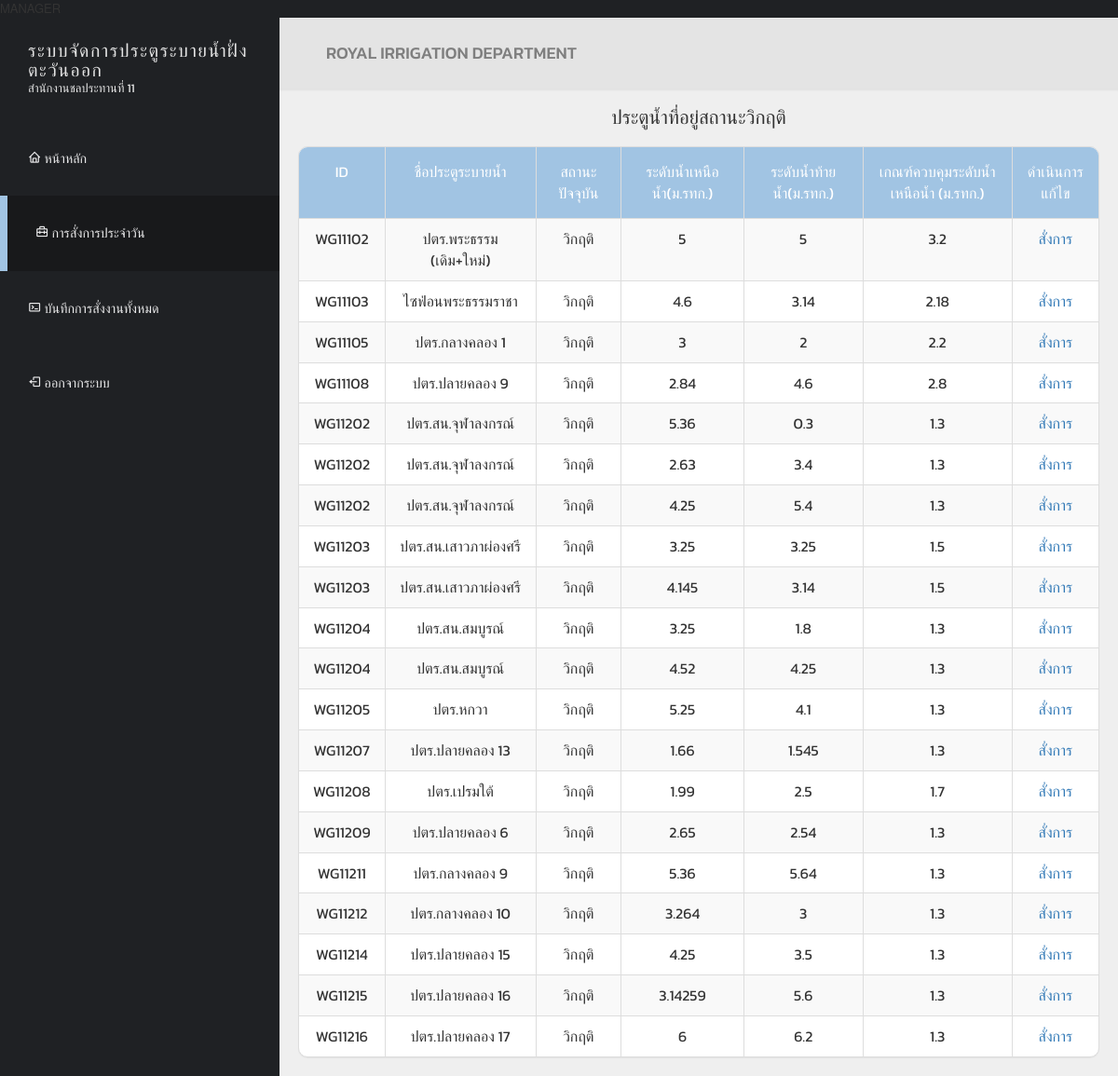
Screenshot of /view/manager/manager-assignment-order.php (signed in) with the database file from the repository.
### tables this page shows
CREATE TABLE `daily_report` (
  `report_ID` int(11) NOT NULL,
  `employee_ID` varchar(255) NOT NULL,
  `watergate_ID` varchar(255) NOT NULL,
  `upstream` float NOT NULL,
  `downstream` float NOT NULL,
  `flow_rate` float NOT NULL,
  `report_time` timestamp NOT NULL DEFAULT CURRENT_TIMESTAMP ON UPDATE CURRENT_TIMESTAMP
);

CREATE TABLE `watergate` (
  `watergate_ID` varchar(255) NOT NULL,
  `gate_name` varchar(255) NOT NULL,
  `gate_status` int(1) NOT NULL DEFAULT '0',
  `water_source_name` varchar(255) DEFAULT NULL,
  `criterion` float DEFAULT NULL
);

### view/manager/manager-assignment-order.php (the view, shortened to what this page needs)
<?php
    require_once '../../db.php';
    $sql = "SELECT w.*, r.*
    FROM watergate w
    INNER JOIN (
        SELECT watergate_ID, MAX(report_time) AS max_report_time
        FROM daily_report
        GROUP BY watergate_ID
    ) latest_reports
    ON w.watergate_ID = latest_reports.watergate_ID
    JOIN daily_report r
    ON latest_reports.watergate_ID = r.watergate_ID AND latest_reports.max_report_time = r.report_time WHERE w.gate_status = 1;";
    $stmt = $conn->prepare($sql);
    $stmt->execute();
?>
<!DOCTYPE html>
<html lang="en">
<head>
  <link href='https://font.googleapis.com/css2?family=Poppins:wght@300;400;500;600;700;800;900&display=swap' rel='stylesheet' type='text/css'>
  <link href="../../css/font-awesome.min.css" rel="stylesheet">
  <link href="../../css/bootstrap.min.css" rel="stylesheet">
  <link href="../../css/templatemo-style.css" rel="stylesheet">
  <link href='https://unpkg.com/boxicons@2.1.4/css/boxicons.min.css' rel='stylesheet'>
</head>
<body>
  <div class="templatemo-flex-row">
    <div class="templatemo-sidebar">
      <header class="templatemo-site-header">
        <h1>ระบบจัดการประตูระบายน้ำฝั่งตะวันออก</h1>
        <p>สำนักงานชลประทานที่ 11</p>
      </header>
      <nav class="templatemo-left-nav">
        <ul>
          <li><a href="manager-home.php"><i class='bx bx-home' ></i> หน้าหลัก</a></li>
          <li><a href="#" class="active"><i class='bx bx-briefcase-alt-2'></i> การสั่งการประจำวัน</a></li>
          <li><a href="manager-assignment-check.php"><i class='bx bx-terminal'></i> บันทึกการสั่งงานทั้งหมด</a></li>
          <li><a href="../../logout.php"><i class='bx bx-log-out'></i> ออกจากระบบ</a></li>
        </ul>
      </nav>
    </div>
    <div class="templatemo-content col-1 light-gray-bg">
      <div class="templatemo-top-nav-container">
        <div class="row">
          <nav class="templatemo-top-nav col-lg-12 col-md-12">
            <ul class="text-uppercase">
              <h3>royal irrigation department</h3>
            </ul>
          </nav>
        </div>
      </div>
      <div class="water-gate-critical-table"  style="text-align: center; margin: 20px;">
        <h2 style="margin: 20px;">ประตูน้ำที่อยู่สถานะวิกฤติ</h2>
        <div class="panel panel-default table-responsive">
          <table class="table table-striped table-bordered templatemo-user-table">
            <thead style="text-align: center;">
              <tr>
                <td>ID</td>
                <td>ชื่อประตูระบายน้ำ</td>
                <td>สถานะปัจจุบัน</td>
                <td>ระดับน้ำเหนือน้ำ(ม.รทก.)</td>
                <td>ระดับน้ำท้ายน้ำ(ม.รทก.)</td>
                <td>เกณฑ์ควบคุมระดับน้ำเหนือน้ำ (ม.รทก.)</td>
                <td>ดำเนินการแก้ไข</td>
              </tr>
            </thead>
            <tbody style="text-align: center;">
              <?php
                while ($row = $stmt->fetch(PDO::FETCH_ASSOC)){
                    echo '<tr>';
                    echo '<td>' . $row['watergate_ID'] . '</td>';
                    echo '<td>' . $row['gate_name'] . '</td>';
                    $gateStatus = $row['gate_status'];
                    $statusLabel = '';
                    switch ($gateStatus) {
                        case 1:
                            $statusLabel = "วิกฤติ";
                            break;
                    }
                    echo '<td>' . $statusLabel . '</td>';
                    echo '<td>' . $row['upstream'] . '</td>';
                    echo '<td>' . $row['downstream'] . '</td>';
                    echo '<td>' . $row["criterion"] . '</td>';
                    echo '<td><a href="manager-assignment-order01.php?watergate_ID=' . $row['watergate_ID'] . '">สั่งการ</a></td>';
                    echo '</tr>';
                }
                ?>
            </tbody>
          </table>
        </div>
      </div>
    </div>
  </div>
</body>
</html>

### css/templatemo-style.css (style rules this page uses)
* { font-family: 'Poppins', 'Kanit', sans-serif; }
body { font-size: 13px; }
body, .templatemo-left-nav { background: #1f2124; }
h1, h2, h3 { margin: 0; }
h2 { font-size: 1.6em; }
h3 { color: #7f7f7f; font-size: 1.4em; }
ul { list-style-type: none; margin: 0; padding: 0; }
nav li { font-size: 1.1em; list-style: none; text-transform: uppercase; }
.light-gray-bg { background-color: #efefef; }
.templatemo-sidebar { width: 300px; }
.templatemo-site-header { margin: 25px 30px; color: #e4e4e4; }
.templatemo-site-header h1 { color: #e4e4e4; display: inline-block; font-size: 1.5em; font-weight: 300; letter-spacing: 1.5px; text-transform: uppercase; vertical-align: middle; }
.templatemo-left-nav li { font-weight: 300; }
.templatemo-left-nav a.active, .templatemo-left-nav a:hover { background: #18191b; border-left: 8px solid #A1C4E3; }
.templatemo-left-nav a { color: #e9e9ea; display: block; padding: 30px; transition: all 0.3s ease; }
.templatemo-top-nav-container { background-color: #e4e4e4; padding: 28px 50px; box-shadow: 0px 0px 2px 2px rgba(161, 159, 159, 0.18); }
.templatemo-content { margin-top: 0px; min-height: 600px; padding: 0; overflow-x: hidden; }
.templatemo-flex-row { display: -webkit-flex; display: -ms-flexbox; display: flex; }
.col-1 { -webkit-flex: 1; -ms-flex: 1; flex: 1; }
.panel { border-radius: 10px; }
.table { margin-bottom: 0; }
.table>tbody>tr>td { padding: 10px 15px; }
.table>thead>tr>td { padding: 15px; }
.templatemo-user-table thead { background-color: #A1C4E3; color: white; font-size: 16px; }
.panel>.table-responsive:last-child>.table:last-child, .panel>.table:last-child { border-bottom-right-radius: 10px; border-bottom-left-radius: 10px; }
.panel>.table:first-child { border-top-left-radius: 10px; border-top-right-radius: 10px; }
@media only screen and (min-width: 768px) { .templatemo-left-nav { display: block !important; } }

### rows the page displays
daily_report: watergate_ID "WG11102", watergate_ID.gate_name "ปตร.พระธรรม (เดิม+ใหม่)", watergate_ID.gate_status "วิกฤติ", upstream "5", downstream "5", watergate_ID.criterion "3.2"
daily_report: watergate_ID "WG11103", watergate_ID.gate_name "ไซฟ่อนพระธรรมราชา", watergate_ID.gate_status "วิกฤติ", upstream "4.6", downstream "3.14", watergate_ID.criterion "2.18"
daily_report: watergate_ID "WG11105", watergate_ID.gate_name "ปตร.กลางคลอง 1", watergate_ID.gate_status "วิกฤติ", upstream "3", downstream "2", watergate_ID.criterion "2.2"
daily_report: watergate_ID "WG11108", watergate_ID.gate_name "ปตร.ปลายคลอง 9", watergate_ID.gate_status "วิกฤติ", upstream "2.84", downstream "4.6", watergate_ID.criterion "2.8"
daily_report: watergate_ID "WG11202", watergate_ID.gate_name "ปตร.สน.จุฬาลงกรณ์", watergate_ID.gate_status "วิกฤติ", upstream "5.36", downstream "0.3", watergate_ID.criterion "1.3"
daily_report: watergate_ID "WG11202", watergate_ID.gate_name "ปตร.สน.จุฬาลงกรณ์", watergate_ID.gate_status "วิกฤติ", upstream "2.63", downstream "3.4", watergate_ID.criterion "1.3"
daily_report: watergate_ID "WG11202", watergate_ID.gate_name "ปตร.สน.จุฬาลงกรณ์", watergate_ID.gate_status "วิกฤติ", upstream "4.25", downstream "5.4", watergate_ID.criterion "1.3"
daily_report: watergate_ID "WG11203", watergate_ID.gate_name "ปตร.สน.เสาวภาผ่องศรี", watergate_ID.gate_status "วิกฤติ", upstream "3.25", downstream "3.25", watergate_ID.criterion "1.5"
daily_report: watergate_ID "WG11203", watergate_ID.gate_name "ปตร.สน.เสาวภาผ่องศรี", watergate_ID.gate_status "วิกฤติ", upstream "4.145", downstream "3.14", watergate_ID.criterion "1.5"
daily_report: watergate_ID "WG11204", watergate_ID.gate_name "ปตร.สน.สมบูรณ์", watergate_ID.gate_status "วิกฤติ", upstream "3.25", downstream "1.8", watergate_ID.criterion "1.3"
daily_report: watergate_ID "WG11204", watergate_ID.gate_name "ปตร.สน.สมบูรณ์", watergate_ID.gate_status "วิกฤติ", upstream "4.52", downstream "4.25", watergate_ID.criterion "1.3"
daily_report: watergate_ID "WG11205", watergate_ID.gate_name "ปตร.หกวา", watergate_ID.gate_status "วิกฤติ", upstream "5.25", downstream "4.1", watergate_ID.criterion "1.3"
daily_report: watergate_ID "WG11207", watergate_ID.gate_name "ปตร.ปลายคลอง 13", watergate_ID.gate_status "วิกฤติ", upstream "1.66", downstream "1.545", watergate_ID.criterion "1.3"
daily_report: watergate_ID "WG11208", watergate_ID.gate_name "ปตร.เปรมใต้", watergate_ID.gate_status "วิกฤติ", upstream "1.99", downstream "2.5", watergate_ID.criterion "1.7"
daily_report: watergate_ID "WG11209", watergate_ID.gate_name "ปตร.ปลายคลอง 6", watergate_ID.gate_status "วิกฤติ", upstream "2.65", downstream "2.54", watergate_ID.criterion "1.3"
daily_report: watergate_ID "WG11211", watergate_ID.gate_name "ปตร.กลางคลอง 9", watergate_ID.gate_status "วิกฤติ", upstream "5.36", downstream "5.64", watergate_ID.criterion "1.3"
daily_report: watergate_ID "WG11212", watergate_ID.gate_name "ปตร.กลางคลอง 10", watergate_ID.gate_status "วิกฤติ", upstream "3.264", downstream "3", watergate_ID.criterion "1.3"
daily_report: watergate_ID "WG11214", watergate_ID.gate_name "ปตร.ปลายคลอง 15", watergate_ID.gate_status "วิกฤติ", upstream "4.25", downstream "3.5", watergate_ID.criterion "1.3"
daily_report: watergate_ID "WG11215", watergate_ID.gate_name "ปตร.ปลายคลอง 16", watergate_ID.gate_status "วิกฤติ", upstream "3.14259", downstream "5.6", watergate_ID.criterion "1.3"
daily_report: watergate_ID "WG11216", watergate_ID.gate_name "ปตร.ปลายคลอง 17", watergate_ID.gate_status "วิกฤติ", upstream "6", downstream "6.2", watergate_ID.criterion "1.3"
